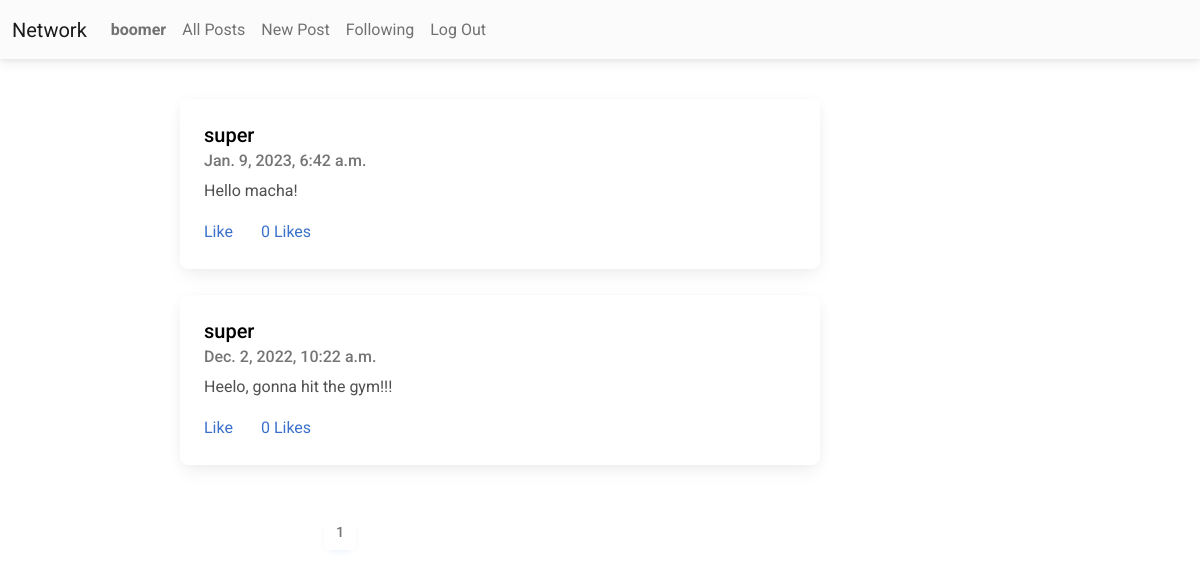
The page /followingfeed/ (signed in) on the database its author committed.
### network/models.py (models this page shows, shortened)
class User(AbstractUser):
    followers = models.ManyToManyField("User", blank=True, related_name="user_following")
    following = models.ManyToManyField("User", blank=True, related_name="user_followers")

class Post(models.Model):
    id = models.AutoField(primary_key=True)
    user = models.ForeignKey(User, on_delete=models.CASCADE, related_name="posts")
    content = models.TextField(blank=True)
    likes=models.ManyToManyField(User, blank=True, related_name="liked_posts")
    timestamp = models.DateTimeField(auto_now_add=True)

### followingfeed/views.py (the view)
# urls.py: path("", views.following_feed, name="followingfeed"),
@login_required(login_url=LOGIN_REDIRECT_URL)
def following_feed(request):
    user = request.user
    following= user.following.all()
    posts= Post.objects.filter(user__in= following).order_by('-timestamp')
    paginator = Paginator(posts, 10)
    page_number = request.GET.get('page')
    page_obj = paginator.get_page(page_number)
    total_pages = range(1, paginator.num_pages+1)
    return render(request, 'followingfeed/followingfeed.html', {'page_obj': page_obj, 'total_pages': total_pages})

### followingfeed/templates/followingfeed/followingfeed.html (shortened to what this page needs)
{% extends "network/layout.html" %}
{% block body %}
    <div class="spacing">
        {% for post in page_obj %}
        <div class="card">
            <div class="card-body">
                <a class="post_user" href="{% url 'profile' post.user %}"><h5 class="card-title">{{post.user}}</h5></a>
                <h6 class="card-subtitle mb-2 text-muted">{{ post.timestamp }}</h6>
                <p class="card-text">{{ post.content }}</p>
                <a href="#" class="card-link">Like</a>
                <a href="#" class="card-link">
                    {% if post.like %}
                        {{ post.likes }}
                    {% else %}
                        0 Likes
                    {% endif %}
                </a>
            </div>
        </div>
        <br>
        {% endfor %}
        <nav id="pagination">
            <ul class="pagination">
                {% for page in total_pages %}
                    {% if page_obj.number == page %}
                        <li class="page-item active disabled"><a class="page-link" href="#">{{ page }}</a></li>
                    {% else %}
                        <li class="page-item"><a class="page-link" href="?page={{page}}">{{ page }}</a></li>
                    {% endif %}
                {% endfor %}
            </ul>
        </nav>
    </div>
{% endblock %}

### network/templates/network/navbar.html (shortened to what this page needs)
<nav class="navbar navbar-expand-lg navbar-light bg-light">
    <div class="container-fluid">
        <a class="navbar-brand" href="{% url 'index' %}">Network</a>
        <div class="collapse navbar-collapse" id="navbarNav">
        <ul class="navbar-nav">
            {% if user.is_authenticated %}
                <li class="nav-item">
                    <a class="nav-link" href="{% url 'profile' user.username %}"><strong>{{ user.username }}</strong></a>
                </li>
            {% endif %}
            <li class="nav-item">
            <a class="nav-link" href="{% url 'index' %}">All Posts</a>
            </li>
            {% if user.is_authenticated %}
                <li class="nav-item">
                    <a class="nav-link" href="{% url 'newpost' %}">New Post</a>
                </li>
                <li class="nav-item">
                    <a class="nav-link" href="{% url 'followingfeed' %}">Following</a>
                </li>
                <li class="nav-item">
                    <a class="nav-link" href="{% url 'logout' %}">Log Out</a>
                </li>
            {% endif %}
        </ul>
        </div>
    </div>
  </nav>

### network/static/network/styles.css (style rules this page uses)
.spacing { margin: 5vh 15vw; }
.card { width: 40rem; }
.post_user { text-decoration: none; color: #000; }
#pagination { text-align: center; align-items: center; margin: 3vh 12vw; }

### rows shown on the page
User: username "boomer"
Post: user "super", timestamp "Jan. 9, 2023, 6:42 a.m.", content "Hello macha!"
Post: user "super", timestamp "Dec. 2, 2022, 10:22 a.m.", content "Heelo, gonna hit the gym!!!"

### other values the page prints
{{ page }} "1"
